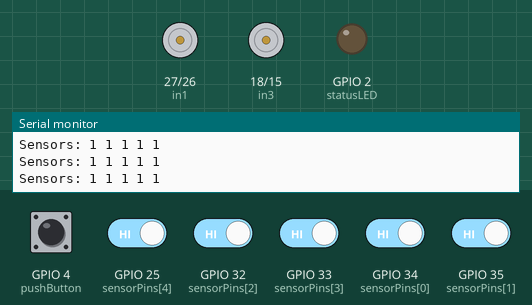
The sketch below on a simulated ESP32. Shown: motor-driver pin pairs drawn as motors (green arrow = first pin HIGH = forward, orange = second pin HIGH = backward, longer = more drive, scaled by the enable pin), output pins drawn as LEDs (lit = HIGH), the last lines printed to the serial monitor. The test bench sets the inputs (shaded band); at power-on: GPIO 4 (pushButton), GPIO 25 (sensorPins[4]), GPIO 32 (sensorPins[2]), GPIO 33 (sensorPins[3]), GPIO 34 (sensorPins[0]), GPIO 35 (sensorPins[1]) HIGH. Nothing arrives over Bluetooth unless stated.

Above: at 1.4 s.
1.5 s: GPIO 4 (pushButton) pulled LOW for 1 s
At 2.0 s:
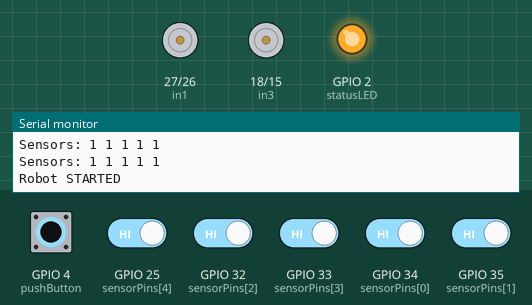
4.0 s: GPIO 4 (pushButton) pulled LOW for 0.35 s
At 6.0 s:
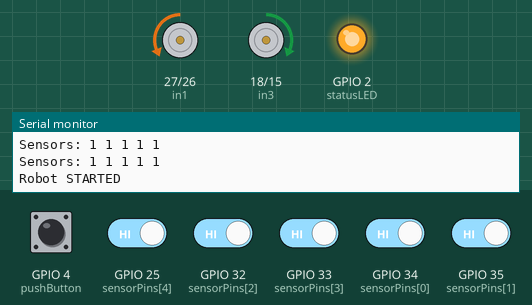
6.3 s: GPIO 25 (sensorPins[4]) driven LOW
At 7.0 s:
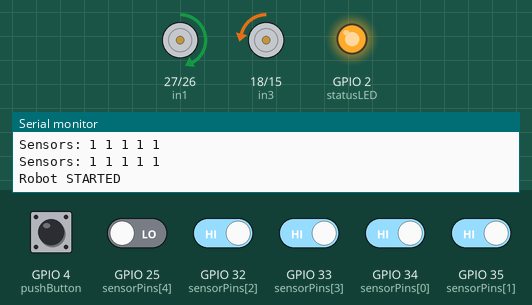
7.8 s: GPIO 32 (sensorPins[2]) driven LOW
At 8.1 s:
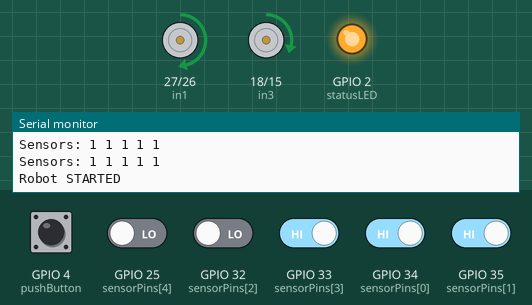
9.3 s: GPIO 34 (sensorPins[0]) driven LOW
At 10.4 s:
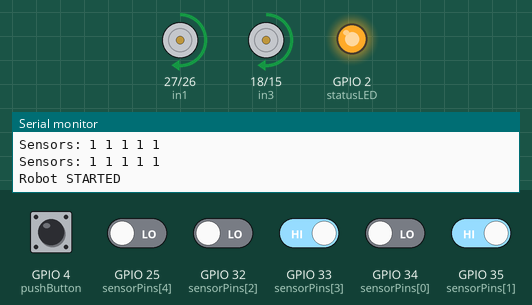
10.8 s: GPIO 33 (sensorPins[3]) driven LOW
At 11.6 s:
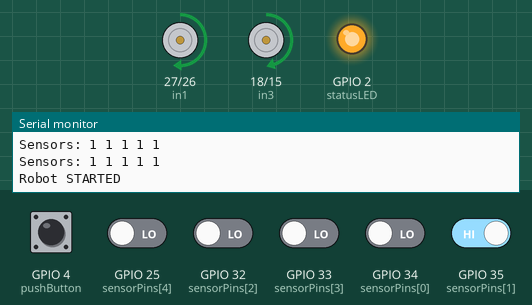
Timing chart, 0 to 13.3 s (numbered marks = the images above; inputs shaded):
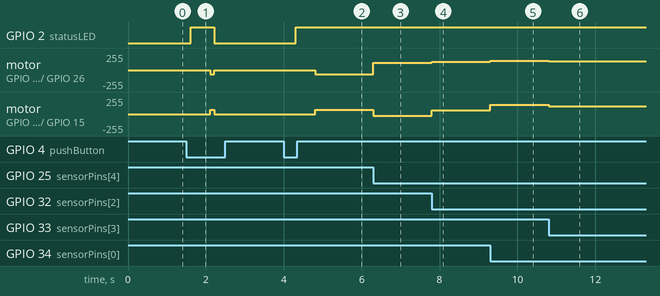

The sketch:

bluetooth_parameter_control.ino
```cpp
// PID Line Follower for ESP32 + L298N + 5 IR Sensors
// Simplified version with only essential parameters + Ki added

#include "BluetoothSerial.h"

#if !defined(CONFIG_BT_ENABLED) || !defined(CONFIG_BLUEDROID_ENABLED)
#error Bluetooth is not enabled! Please run `make menuconfig` to enable it
#endif

BluetoothSerial SerialBT;

const int sensorPins[] = {34, 35, 32, 33, 25};
const int sensorCount = 5;

const int enA = 14;
const int in1 = 27;
const int in2 = 26;
const int enB = 12;
const int in3 = 18;
const int in4 = 15;

const int pushButton = 4;
const int statusLED = 2;

// === PID PARAMETERS ===
float Kp = 34;
float Ki = 0;
float Kd = 150;
int baseSpeed = 100;

// Fixed parameters
const int maxSpeed = 200;
const int recoverSpeed = 65;
const int recoverDelay = 5;

float error = 0, lastError = 0, integral = 0;
bool robotActive = false;

// Integral windup limit
const float INTEGRAL_LIMIT = 100.0;

// Bluetooth variables
unsigned long lastBtPrint = 0;
const int BT_PRINT_INTERVAL = 100; // ms

void setup() {
  Serial.begin(115200);

  // Initialize Bluetooth
  SerialBT.begin("LineFollower_BT");
  Serial.println("Bluetooth Started! Pair with 'LineFollower_BT'");

  for (int i = 0; i < sensorCount; i++) pinMode(sensorPins[i], INPUT);

  pinMode(enA, OUTPUT); pinMode(enB, OUTPUT);
  pinMode(in1, OUTPUT); pinMode(in2, OUTPUT);
  pinMode(in3, OUTPUT); pinMode(in4, OUTPUT);

  pinMode(pushButton, INPUT_PULLUP);
  pinMode(statusLED, OUTPUT);

  stopMotors();
  Serial.println("PID Line Follower - Kp, Ki, Kd enabled");

  if (SerialBT.hasClient()) {
    SerialBT.println("Ready - Commands: START, STOP, DATA, CONFIG, SENSORS, KP, KI, KD, SPEED");
  }
}

void loop() {
  if (SerialBT.available()) {
    String command = SerialBT.readString();
    command.trim();
    handleBTCommand(command);
  }

  if (digitalRead(pushButton) == LOW) {
    delay(100);
    if (digitalRead(pushButton) == LOW) {
      robotActive = !robotActive;
      digitalWrite(statusLED, robotActive ? HIGH : LOW);
      stopMotors();
      String msg = robotActive ? "STARTED" : "STOPPED";
      Serial.println("Robot " + msg);
      if (SerialBT.hasClient()) SerialBT.println("ROBOT_" + msg);
      delay(500);
    }
  }

  if (robotActive) pidLineFollow();
  else { readSensors(); delay(300); }
}

void pidLineFollow() {
  int sensorValues[5];
  int sensorWeights[5] = {-2, -1, 0, 1, 2};
  int positionSum = 0, activeSensors = 0;

  // Read sensors (0 = white, 1 = black)
  for (int i = 0; i < sensorCount; i++) {
    sensorValues[i] = digitalRead(sensorPins[i]) == 0 ? 1 : 0;
    positionSum += sensorValues[i] * sensorWeights[i];
    activeSensors += sensorValues[i];
  }

  // === Line lost recovery ===
  if (activeSensors == 0) {
    integral = 0; // reset integral when line is lost
    if (lastError > 0) setMotorSpeed(-recoverSpeed, recoverSpeed);
    else setMotorSpeed(recoverSpeed, -recoverSpeed);
    delay(recoverDelay);
    return;
  }

  error = (float)positionSum / activeSensors;

  // === Deadband to avoid micro oscillation ===
  if (abs(error) < 0.1) error = 0;

  // === PID terms ===
  float P = error;
  integral += error;

  // Clamp integral (anti-windup)
  if (integral > INTEGRAL_LIMIT) integral = INTEGRAL_LIMIT;
  if (integral < -INTEGRAL_LIMIT) integral = -INTEGRAL_LIMIT;

  float D = error - lastError;
  lastError = error;

  // === PID output ===
  float output = (Kp * P) + (Ki * integral) + (Kd * D);

  // === Dynamic speed scaling ===
  float speedFactor = 1.0 - min(abs(error) / 2.0, 1.0);
  int adjustedBase = baseSpeed * speedFactor + 40;

  int leftSpeed = constrain(adjustedBase - output, -maxSpeed, maxSpeed);
  int rightSpeed = constrain(adjustedBase + output, -maxSpeed, maxSpeed);

  setMotorSpeed(leftSpeed, rightSpeed);
}

void setMotorSpeed(int left, int right) {
  // Left motor → ENB, IN3, IN4
  if (left >= 0) {
    digitalWrite(in3, HIGH);
    digitalWrite(in4, LOW);
  } else {
    digitalWrite(in3, LOW);
    digitalWrite(in4, HIGH);
    left = -left;
  }

  // Right motor → ENA, IN1, IN2
  if (right >= 0) {
    digitalWrite(in1, HIGH);
    digitalWrite(in2, LOW);
  } else {
    digitalWrite(in1, LOW);
    digitalWrite(in2, HIGH);
    right = -right;
  }

  analogWrite(enA, constrain(right, 0, maxSpeed));
  analogWrite(enB, constrain(left, 0, maxSpeed));
}

void stopMotors() {
  digitalWrite(in1, LOW); digitalWrite(in2, LOW);
  digitalWrite(in3, LOW); digitalWrite(in4, LOW);
  analogWrite(enA, 0); analogWrite(enB, 0);
}

void readSensors() {
  Serial.print("Sensors: ");
  for (int i = 0; i < sensorCount; i++) {
    Serial.print(digitalRead(sensorPins[i]));
    Serial.print(" ");
  }
  Serial.println();
}

// === Bluetooth Functions ===
void handleBTCommand(String command) {
  command.toUpperCase();

  if (command == "START") {
    robotActive = true;
    digitalWrite(statusLED, HIGH);
    SerialBT.println("ROBOT_STARTED");
  }
  else if (command == "STOP") {
    robotActive = false;
    digitalWrite(statusLED, LOW);
    stopMotors();
    SerialBT.println("ROBOT_STOPPED");
  }
  else if (command == "DATA") {
    int sensorValues[5];
    for (int i = 0; i < sensorCount; i++) {
      sensorValues[i] = digitalRead(sensorPins[i]) == 0 ? 1 : 0;
    }
    sendBTData(error, 0, 0, 0, sensorValues);
  }
  else if (command == "CONFIG") {
    sendBTConfig();
  }
  else if (command == "SENSORS") {
    readSensorsBT();
  }
  else if (command.startsWith("KP")) {
    Kp = command.substring(2).toFloat();
    SerialBT.println("KP_SET:" + String(Kp, 1));
    sendBTConfig();
  }
  else if (command.startsWith("KI")) {
    Ki = command.substring(2).toFloat();
    SerialBT.println("KI_SET:" + String(Ki, 2));
    sendBTConfig();
  }
  else if (command.startsWith("KD")) {
    Kd = command.substring(2).toFloat();
    SerialBT.println("KD_SET:" + String(Kd, 1));
    sendBTConfig();
  }
  else if (command.startsWith("SPEED")) {
    baseSpeed = command.substring(5).toInt();
    baseSpeed = constrain(baseSpeed, 0, 255);
    SerialBT.println("BASE_SPEED_SET:" + String(baseSpeed));
    sendBTConfig();
  }
  else {
    SerialBT.println("UNKNOWN_COMMAND: " + command);
    SerialBT.println("Available: START, STOP, DATA, CONFIG, SENSORS, KP, KI, KD, SPEED");
  }
}

void sendBTData(float error, float output, int leftSpeed, int rightSpeed, int sensorValues[]) {
  String data = "DATA:" +
                String(error, 2) + "," +
                String(output, 2) + "," +
                String(leftSpeed) + "," +
                String(rightSpeed) + ",";

  for (int i = 0; i < sensorCount; i++) {
    data += String(sensorValues[i]);
    if (i < sensorCount - 1) data += ",";
  }

  SerialBT.println(data);
}

void sendBTConfig() {
  String config = "CONFIG:Kp=" + String(Kp, 1) +
                  ",Ki=" + String(Ki, 2) +
                  ",Kd=" + String(Kd, 1) +
                  ",BaseSpeed=" + String(baseSpeed);
  SerialBT.println(config);
}

void readSensorsBT() {
  String sensorReadings = "SENSORS:";
  for (int i = 0; i < sensorCount; i++) {
    sensorReadings += String(digitalRead(sensorPins[i]));
    if (i < sensorCount - 1) sensorReadings += ",";
  }
  SerialBT.println(sensorReadings);
}
```

Measured:
- after the input at 1.5 s, GPIO 2 (statusLED): LOW → HIGH after 0.11 s, → LOW 0.61 s later; motor on GPIO 27 (in1) / GPIO 26 (in2): stopped → backward 65/255 after 0.61 s, → stopped 0.11 s later; motor on GPIO 18 (in3) / GPIO 15 (in4): stopped → forward 65/255 after 0.61 s, → stopped 0.11 s later
- after the input at 4.0 s, GPIO 2 (statusLED): LOW → HIGH after 0.31 s; motor on GPIO 27 (in1) / GPIO 26 (in2): stopped → backward 65/255 after 0.81 s; motor on GPIO 18 (in3) / GPIO 15 (in4): stopped → forward 65/255 after 0.81 s
- after the input at 6.3 s, motor on GPIO 27 (in1) / GPIO 26 (in2): backward 65/255 → forward 108/255 at once; motor on GPIO 18 (in3) / GPIO 15 (in4): forward 65/255 → backward 28/255 at once
- after the input at 7.8 s, motor on GPIO 27 (in1) / GPIO 26 (in2): forward 108/255 → forward 124/255 at once; motor on GPIO 18 (in3) / GPIO 15 (in4): backward 28/255 → forward 56/255 at once
- after the input at 9.3 s, motor on GPIO 27 (in1) / GPIO 26 (in2): forward 124/255 → forward 140/255 at once; motor on GPIO 18 (in3) / GPIO 15 (in4): forward 56/255 → forward 140/255 at once
- after the input at 10.8 s, motor on GPIO 27 (in1) / GPIO 26 (in2): forward 140/255 → forward 135/255 at once; motor on GPIO 18 (in3) / GPIO 15 (in4): forward 140/255 → forward 118/255 at once
